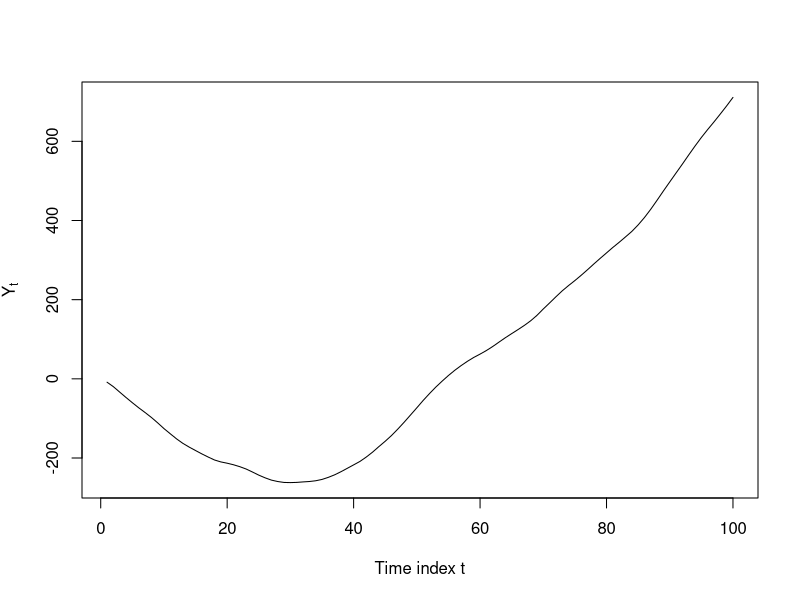
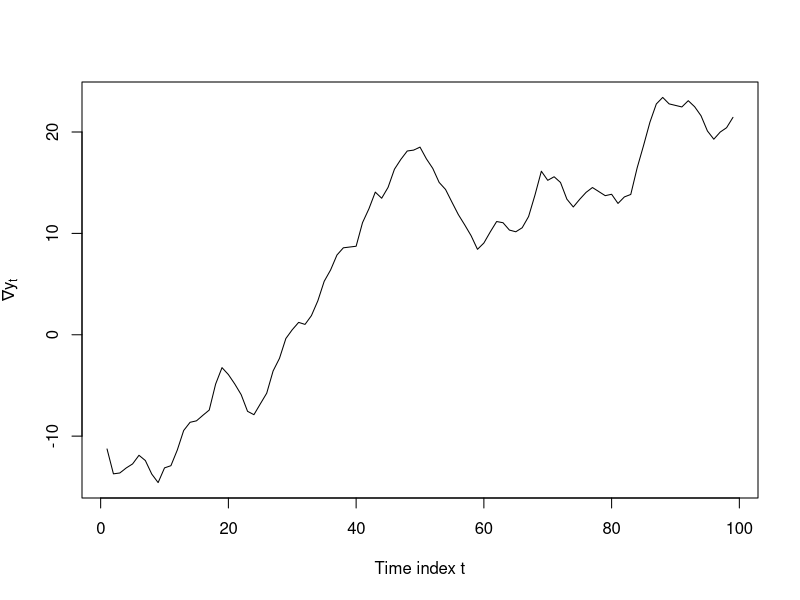
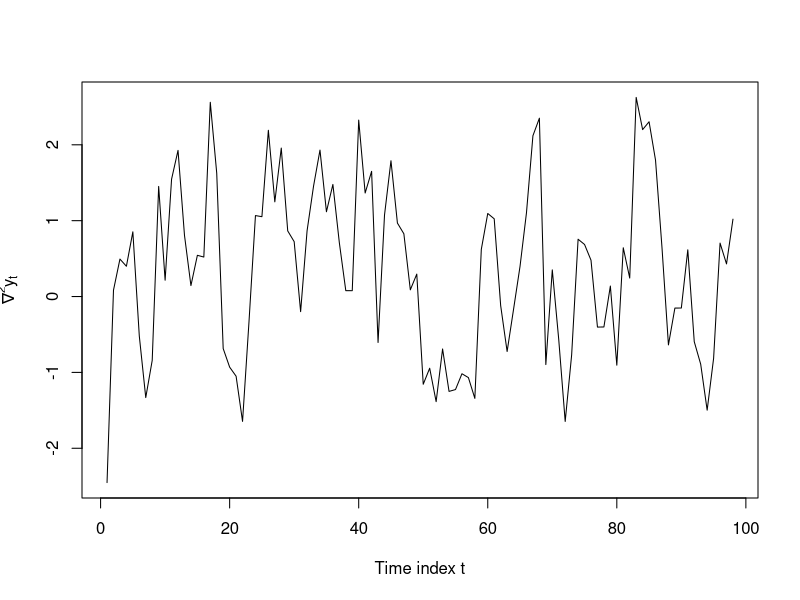

Reproduce these figures in R, in order.
## ---- chunk 1
#| code-fold: true
#| fig-cap: "Explosive AR(3) process before differencing"
set.seed(0112)
w <- rnorm(103)
Y <- vector(); Y[1:3] <- w[1:3]
for (i in 4:103) Y[i] <- 2.5*Y[i-1] - 2*Y[i-2] + 0.5*Y[i-3] + w[i]
plot(Y[4:103],type='l',ylab=expression(Y[t]),xlab='Time index t')
## ---- chunk 2
#| code-fold: true
#| fig-cap: "Explosive AR(3) process after first differencing"
plot(diff(Y[4:103]),type='l',ylab=expression(nabla*y[t]),xlab='Time index t')
## ---- chunk 3
#| code-fold: true
#| fig-cap: "Explosive AR(3) process after twice differencing"
plot(diff(Y[4:103],differences=2),type='l',ylab=expression(nabla^2*y[t]),xlab='Time index t')
